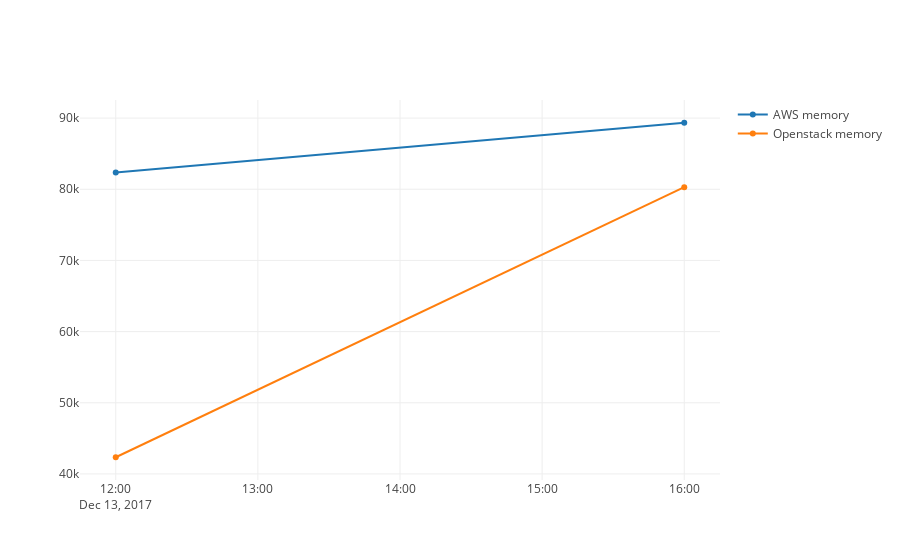

The cell this chart's notebook holds for it:
### Code cell
iplot(mem)

### Figure 1 — Plotly figure (JSON) as saved in the notebook; plotly's stock layout.template omitted (floating-point values rounded to 4 significant figures)
{"data": [{"name": "AWS memory", "type": "scatter", "x": ["2017-12-13T12:00:00", "2017-12-13T16:00:00"], "y": [82347, 89347]}, {"name": "Openstack memory", "type": "scatter", "x": ["2017-12-13T12:00:00", "2017-12-13T16:00:00"], "y": [42347, 80300]}], "layout": {}}
